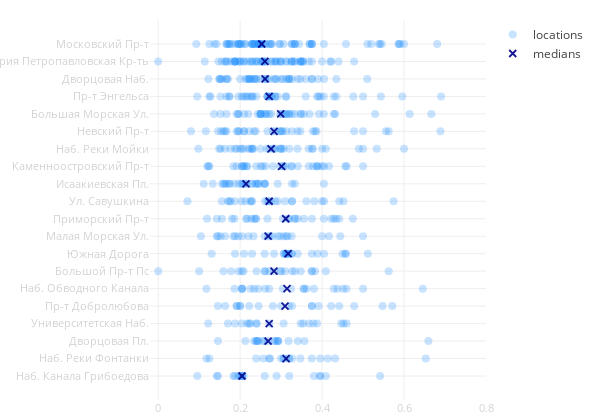

This figure's notebook cell:
### Code cell
N_STREETS = 20
street_locations = []


def build_face_data(geo_table):
    faces_json_dir = "/Users/pavel/Sources/python/concepts/insta/scripts/face_detect/faces/"
    faces_json_path = path_join(faces_json_dir, "faces_{}.json".format(CITY))
    with open(faces_json_path, "r") as f:
        faces_json = json.load(f)

    faces_json = {int(u) : v for u, v in faces_json.items()}

    zero_counters, total_counters = [], []
    for location_id in geo_table['id']:
        if location_id in faces_json:
            zero_counters.append(faces_json[location_id].count('0'))
            total_counters.append(len(faces_json[location_id]))
        else:
            zero_counters.append(0)
            total_counters.append(0)
    
    geo_table1 = geo_table
    geo_table1['faces_zeros'] = zero_counters
    geo_table1['photos_total'] = total_counters

    data_dict = {}
    for x in streets_table[STREET_COLUMN][:N_STREETS]:
        data_submatrix = []
        for row in geo_table1.itertuples():
            if row.route == x:
                if row.photos_total > 0:
                    data_submatrix.append(1 - row.faces_zeros / row.photos_total)
                    street_locations.append(id2loc[str(row.id)])
        data_dict[x] = data_submatrix
    return data_dict

    
class FaceScatterStyle:
    MIN_X = -0.02
    MAX_X = 0.8
    PLOT_HEIGHT = 420
    PLOT_WIDTH = 600
    FONT_SIZE = 11
    FONT_COLOR = 'lightgrey'
    MARKER_COLOR = 'dodgerblue'
    MARKER_OPACITY = 0.25
    MARKER_SIZE = 8
    MEDIAN_MARKER_SIZE = 7
    MEDIAN_MARKER_OPACITY = 0.9
    MEDIAN_MARKER_COLOR = 'darkblue' 
    MEDIAN_MARKER_SYMBOL = 'x-thin-open'
    MEDIAN_LINEWIDTH = 1.8
    MARGIN = dict(l=150, r=30, b=20, t=20)
    

def face_scatter(input_data):
    style = FaceScatterStyle

    X, Y = [], []
    X_median, Y_median = [], []
    for j, y in enumerate(input_data):
        X += [y] * len(input_data[y])
        Y += input_data[y]
        X_median.append(y)
        Y_median.append(np.median(input_data[y]))
    
    if language == 'ru':
        X = list(map(street_normalize_ru, X))
        X_median = list(map(street_normalize_ru, X_median))

    trace = go.Scatter(x = Y, y = X,
                        mode='markers', name='locations',
                        text=street_locations, hoverinfo='text+x',
                        marker=dict(opacity=style.MARKER_OPACITY, 
                                    size=style.MARKER_SIZE, 
                                    color=style.MARKER_COLOR))
    
    trace1 = go.Scatter(x = Y_median, y = X_median,
                        mode = 'markers', name='medians',
                        marker=dict(size=style.MEDIAN_MARKER_SIZE, 
                                    opacity=style.MEDIAN_MARKER_OPACITY, 
                                    color=style.MEDIAN_MARKER_COLOR, 
                                    line=dict(width=style.MEDIAN_LINEWIDTH, color=style.MEDIAN_MARKER_COLOR),
                                    symbol=style.MEDIAN_MARKER_SYMBOL))
    
    layout = go.Layout(height=style.PLOT_HEIGHT, width=style.PLOT_WIDTH, 
                        showlegend=True, hovermode='closest',
                        xaxis=dict(range=[style.MIN_X, style.MAX_X], 
                                   zeroline=False, 
                                   #title='face_rate',
                                   tickfont=dict(size=style.FONT_SIZE, 
                                                 color=style.FONT_COLOR)),
                        yaxis=dict(zeroline=False, autorange='reversed',
                                   tickfont=dict(size=style.FONT_SIZE, 
                                                 color=style.FONT_COLOR), 
                                   tickangle=0),
                        margin=style.MARGIN)
    
    fig = go.Figure(data=[trace, trace1], layout=layout)
    py.iplot(fig, show_link=False)
    
    
data_dict = build_face_data(geo_table)
face_scatter(data_dict)

### Figure 1 — Plotly figure (JSON) as saved in the notebook; plotly's stock layout.template omitted (floating-point values rounded to 4 significant figures; data arrays with more than 128 entries replaced by an {"elided": "..."} marker saying what was removed)
{"data": [{"hoverinfo": "text+x", "marker": {"color": "dodgerblue", "opacity": 0.25, "size": 8}, "mode": "markers", "name": "locations", "text": {"elided": "619 str values"}, "type": "scatter", "uid": "9f9ab49e-353c-11e9-8cbe-3c15c2cf2370", "x": {"elided": "619 float values"}, "y": {"elided": "619 str values"}}, {"marker": {"color": "darkblue", "line": {"color": "darkblue", "width": 1.8}, "opacity": 0.9, "size": 7, "symbol": "x-thin-open"}, "mode": "markers", "name": "medians", "type": "scatter", "uid": "9f9abd06-353c-11e9-8ec3-3c15c2cf2370", "x": [0.2527, 0.2604, 0.2609, 0.2708, 0.2989, 0.2829, 0.2754, 0.3011, 0.2142, 0.2708, 0.3113, 0.2683, 0.3171, 0.2826, 0.3143, 0.3096, 0.2708, 0.2683, 0.3122, 0.2045], "y": ["Московский Пр-т", "Территория Петропавловская Кр-ть", "Дворцовая Наб.", "Пр-т Энгельса", "Большая Морская Ул.", "Невский Пр-т", "Наб. Реки Мойки", "Каменноостровский Пр-т", "Исаакиевская Пл.", "Ул. Савушкина", "Приморский Пр-т", "Малая Морская Ул.", "Южная Дорога", "Большой Пр-т Пс", "Наб. Обводного Канала", "Пр-т Добролюбова", "Университетская Наб.", "Дворцовая Пл.", "Наб. Реки Фонтанки", "Наб. Канала Грибоедова"]}], "layout": {"height": 420, "hovermode": "closest", "margin": {"b": 20, "l": 150, "r": 30, "t": 20}, "showlegend": true, "width": 600, "xaxis": {"range": [-0.02, 0.8], "tickfont": {"color": "lightgrey", "size": 11}, "zeroline": false}, "yaxis": {"autorange": "reversed", "tickangle": 0, "tickfont": {"color": "lightgrey", "size": 11}, "zeroline": false}}}
